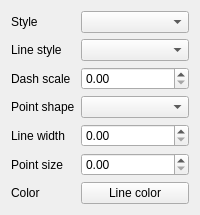
<?xml version="1.0" encoding="UTF-8"?>
<ui version="4.0">
 <class>CurveAppearance</class>
 <widget class="QWidget" name="CurveAppearance">
  <layout class="QFormLayout" name="appearance_form">
   <item row="0" column="0">
    <widget class="QLabel" name="style_label">
     <property name="text">
      <string>Style</string>
     </property>
     <property name="buddy">
      <cstring>style_selector</cstring>
     </property>
    </widget>
   </item>
   <item row="0" column="1">
    <widget class="NoWheelComboBox" name="style_selector" />
   </item>
   <item row="1" column="0">
    <widget class="QLabel" name="line_style_2_label">
     <property name="text">
      <string>Line style</string>
     </property>
     <property name="buddy">
      <cstring>line_style</cstring>
     </property>
    </widget>
   </item>
   <item row="1" column="1">
    <widget class="NoWheelComboBox" name="line_style">
     <property name="toolTip">
      <string>Line pattern for this signal/slice and its derivative.</string>
     </property>
    </widget>
   </item>
   <item row="2" column="0">
    <widget class="QLabel" name="dash_scale_2_label">
     <property name="text">
      <string>Dash scale</string>
     </property>
     <property name="buddy">
      <cstring>dash_scale</cstring>
     </property>
    </widget>
   </item>
   <item row="2" column="1">
    <widget class="NoWheelDoubleSpinBox" name="dash_scale">
     <property name="toolTip">
      <string>Multiply dash and gap lengths for this curve. 1× uses the original pattern.</string>
     </property>
    </widget>
   </item>
   <item row="3" column="0">
    <widget class="QLabel" name="point_shape_2_label">
     <property name="text">
      <string>Point shape</string>
     </property>
     <property name="buddy">
      <cstring>point_shape</cstring>
     </property>
    </widget>
   </item>
   <item row="3" column="1">
    <widget class="NoWheelComboBox" name="point_shape">
     <property name="toolTip">
      <string>Sample symbol for Points and Line + points; also applies to the derivative.</string>
     </property>
    </widget>
   </item>
   <item row="4" column="0">
    <widget class="QLabel" name="line_width_2_label">
     <property name="text">
      <string>Line width</string>
     </property>
     <property name="buddy">
      <cstring>line_width</cstring>
     </property>
    </widget>
   </item>
   <item row="4" column="1">
    <widget class="NoWheelDoubleSpinBox" name="line_width">
     <property name="toolTip">
      <string>Line width for this signal/slice and its derivative. Applies to Line and Line + points.</string>
     </property>
    </widget>
   </item>
   <item row="5" column="0">
    <widget class="QLabel" name="point_size_2_label">
     <property name="text">
      <string>Point size</string>
     </property>
     <property name="buddy">
      <cstring>point_size</cstring>
     </property>
    </widget>
   </item>
   <item row="5" column="1">
    <widget class="NoWheelDoubleSpinBox" name="point_size">
     <property name="toolTip">
      <string>Sample diameter for this signal/slice and its derivative. Select Points or Line + points to see samples.</string>
     </property>
    </widget>
   </item>
   <item row="6" column="0">
    <widget class="QLabel" name="color_label">
     <property name="text">
      <string>Color</string>
     </property>
     <property name="buddy">
      <cstring>color_button</cstring>
     </property>
    </widget>
   </item>
   <item row="6" column="1">
    <widget class="QPushButton" name="color_button">
     <property name="text">
      <string>Line color</string>
     </property>
    </widget>
   </item>
  </layout>
 </widget>
 <customwidgets>
  <customwidget>
   <class>NoWheelComboBox</class>
   <extends>QComboBox</extends>
   <header>utils.qt_widgets</header>
  </customwidget>
  <customwidget>
   <class>NoWheelDoubleSpinBox</class>
   <extends>QDoubleSpinBox</extends>
   <header>utils.qt_widgets</header>
  </customwidget>
 </customwidgets>
 <resources />
 <connections />
</ui>
